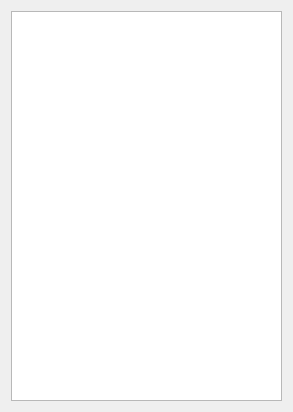
<?xml version="1.0" encoding="UTF-8"?>
<ui version="4.0">
 <class>logger</class>
 <widget class="QWidget" name="logger">
  <property name="geometry">
   <rect>
    <x>0</x>
    <y>0</y>
    <width>293</width>
    <height>412</height>
   </rect>
  </property>
  <property name="windowTitle">
   <string>Log</string>
  </property>
  <layout class="QVBoxLayout" name="verticalLayout">
   <item>
    <widget class="QTextEdit" name="te_log">
     <property name="font">
      <font>
       <pointsize>10</pointsize>
       <weight>75</weight>
       <bold>true</bold>
      </font>
     </property>
    </widget>
   </item>
  </layout>
 </widget>
 <resources/>
 <connections/>
</ui>
